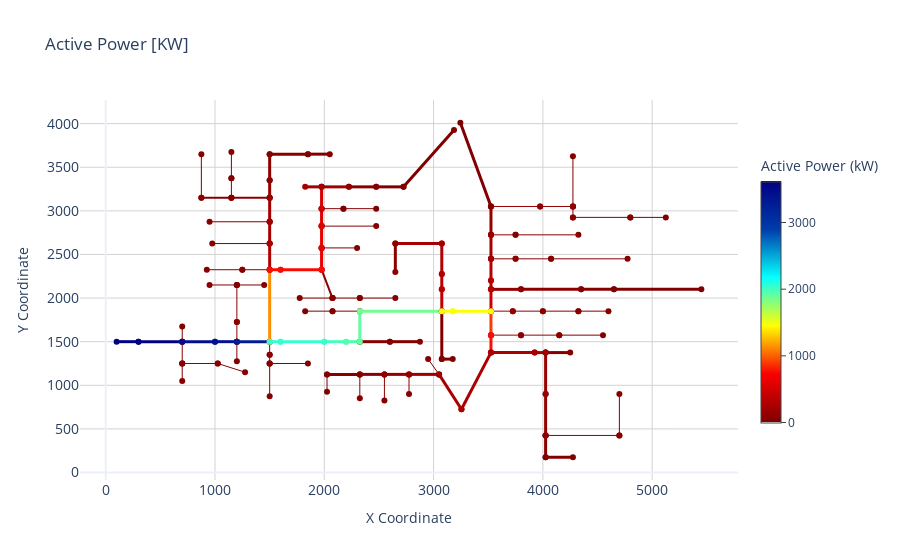
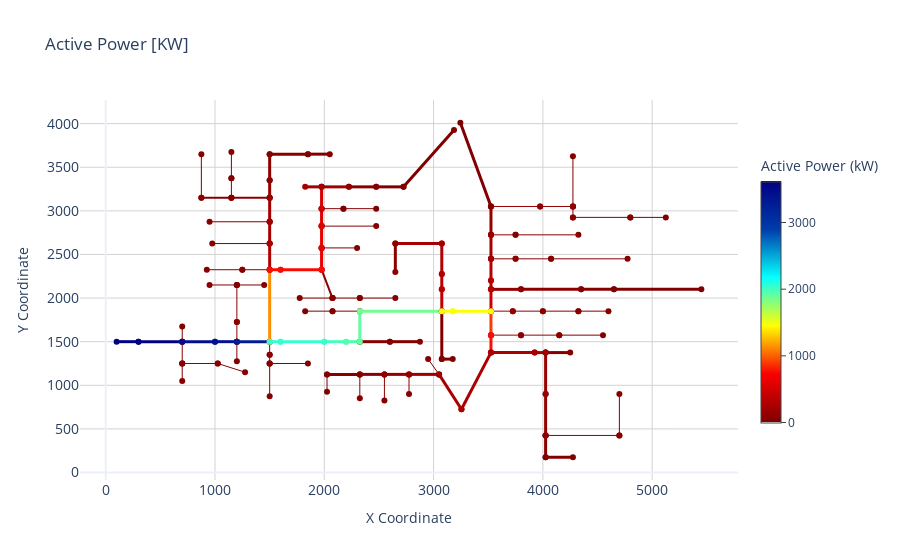

Here is the notebook cell these charts were saved with, in order:
### Code cell
# Customize plot: Active power with title and custom line widths
dss_tools.interactive_view.circuit_plot(parameter="active power", title="Active Power [KW]", width_2ph=2, width_1ph=1)
